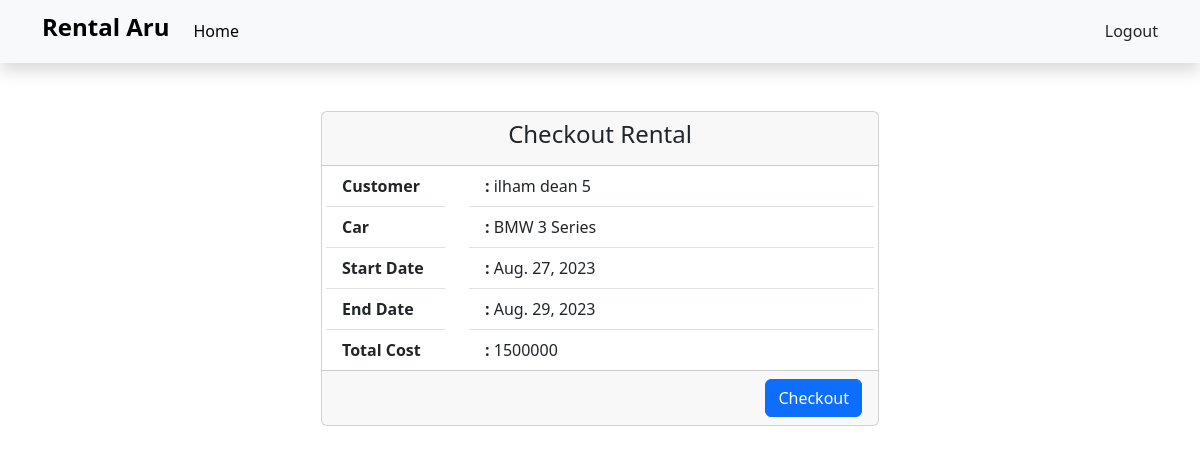
The app's page /checkout-rental/19/ (signed in) with its own data.
### base/models.py (models this page shows, shortened)
class Rental(models.Model):
    STATUS_CHOICES = [
        ('aktif', 'Aktif'),
        ('pending', 'Pending'),
        ('selesai', 'Selesai'),
    ]
    car = models.ForeignKey(Car, on_delete=models.CASCADE)
    customer = models.ForeignKey(settings.AUTH_USER_MODEL, on_delete=models.CASCADE)
    start_date = models.DateField()
    end_date = models.DateField()
    check_out_date = models.DateField(null=True, blank=True)
    status = models.CharField(max_length=20, choices=STATUS_CHOICES, default='pending')
    @property
    def total_cost(self):
        days = (self.end_date - self.start_date).days
        total_price = self.car.price * days
        return int(total_price)

class Car(models.Model):
    TRANSMISSION_CHOICES = [
        ('automatic', 'Automatic'),
        ('manual', 'Manual'),
    ]
    name = models.CharField(max_length=255)
    car_type = models.CharField(max_length=50)
    price = models.IntegerField(null=True)
    color = models.CharField(max_length=50)
    transmission = models.CharField(max_length=10, choices=TRANSMISSION_CHOICES)
    license_plate = models.CharField(max_length=15, unique=True)
    passenger_capacity = models.IntegerField()
    fuel_capacity = models.DecimalField(max_digits=5, decimal_places=2)
    description = models.TextField(blank=True, null=True)
    picture = models.ImageField(blank=True, null=True)
    is_booked = models.BooleanField(default=False)
    def __str__(self):
        return self.name

### account/models.py (models this page shows, shortened)
class User(AbstractBaseUser):
    GENDER_CHOICES = [
        ('laki-laki', 'Laki-laki'),
        ('perempuan', 'Perempuan'),
    ]
    email = models.EmailField(verbose_name='email address', max_length=255, unique=True,)
    full_name = models.CharField(max_length=255)
    gender = models.CharField(max_length=10, choices=GENDER_CHOICES, blank=True, null=True)
    birth_date = models.DateField(blank=True, null=True)
    phone_number = models.CharField(max_length=20, blank=True, null=True)
    nik = models.CharField(max_length=16, unique=True, blank=True, null=True)
    license_card_image = models.ImageField(blank=True, null=True)
    id_card_image = models.ImageField(blank=True, null=True)
    profile_picture = models.ImageField(blank=True, null=True)
    date_joined = models.DateField(verbose_name='date joined', auto_now_add=True,)
    last_login = models.DateField(verbose_name='last login', auto_now=True,)
    is_active = models.BooleanField(default=False)
    is_admin = models.BooleanField(default=False)
    is_superuser = models.BooleanField(default=False)
    objects = CustomUserManager()
    USERNAME_FIELD = 'email'
    REQUIRED_FIELDS = ['full_name']
    def __str__(self):
        return self.full_name

### base/views.py (the view, shortened to what this page needs)
# urls.py: path('checkout-rental/<str:pk>/', views.checkout_rental, name='checkout_rental'),
@login_required(login_url='login_page')
def checkout_rental(request, pk):
    rental = Rental.objects.get(id=pk)
    context = {
        'rental': rental
    }
    return render(request, 'checkout_rental.html', context)

### templates/checkout_rental.html (shortened to what this page needs)
{% extends 'base.html' %}
{% load crispy_forms_tags %}
{% block contents %}
<div class="container d-flex justify-content-center">
    <div class="col-md-6">
        <div class="card">
            <div class="card-header text-center">
                <h4 class="card-title">Checkout Rental</h4>
            </div>
            <div class="row px-1">
                <div class="col-3">
                    <ul class="list-group list-group-flush">
                        <li class="list-group-item"><strong>Customer</strong></li>
                        <li class="list-group-item"><strong>Car</strong></li>
                        <li class="list-group-item"><strong>Start Date</strong></li>
                        <li class="list-group-item"><strong>End Date</strong></li>
                        <li class="list-group-item"><strong>Total Cost</strong></li>
                    </ul>
                </div>
                <div class="col">
                    <ul class="list-group list-group-flush">
                        <li class="list-group-item"><strong>:</strong> {{rental.customer}}</li>
                        <li class="list-group-item"><strong>:</strong> {{rental.car}}</li>
                        <li class="list-group-item"><strong>:</strong> {{rental.start_date}}</li>
                        <li class="list-group-item"><strong>:</strong> {{rental.end_date}}</li>
                        <li class="list-group-item"><strong>:</strong> {{rental.total_cost}}</li>
                    </ul>
                </div>
            </div>
            <div class="card-footer text-end">
                <form method="post">
                    <button class="btn btn-primary" type="submit">Checkout</a>
                </form>
            </div>
        </div>
    </div>
</div>
{% endblock %}

### records on screen
Rental: customer "ilham dean 5", car "BMW 3 Series", start_date "Aug. 27, 2023", end_date "Aug. 29, 2023", total_cost "1500000"
